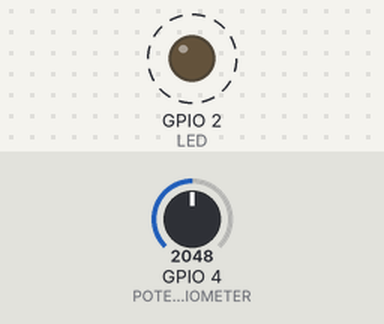
The program below on a simulated ESP32. Parts: output pins drawn as LEDs (lit = HIGH). Dashed ring = blinking. The test bench sets the inputs (shaded band); at power-on: GPIO 4 (POTENTIOMETER) = 2048. What the program prints to the serial monitor is not drawn.

Above: at 0.5 s.
Timing chart, 0 to 4.6 s (numbered marks = the images above):
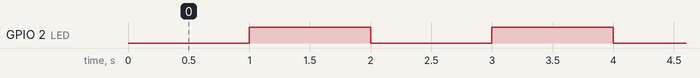

The program:

main.cpp
```cpp
#include <Arduino.h>
#include <esp_timer.h>

esp_timer_handle_t timer_handle;
void IRAM_ATTR timer_isr(void *arg);

#define LED 2
bool pinState = LOW;

#define POTENTIOMETER 4

void setup()
{
  // Create timer with 1s interval
  esp_timer_create_args_t timer_config = {
      .callback = timer_isr,
      .arg = NULL,
      .name = "my_timer"};
  esp_timer_create(&timer_config, &timer_handle);
  esp_timer_start_periodic(timer_handle, 1000000);

  Serial.begin(115200);
  pinMode(LED, OUTPUT);
}

void loop()
{
  // put your main code here, to run repeatedly:
}

void IRAM_ATTR timer_isr(void *arg)
{
  pinState = !pinState;
  digitalWrite(LED, pinState);

  int value = analogRead(POTENTIOMETER);
  Serial.println(value);
}
```

Measured:
- by itself, GPIO 2 (LED): alternates HIGH for 1.0 s and LOW for 1.0 s
